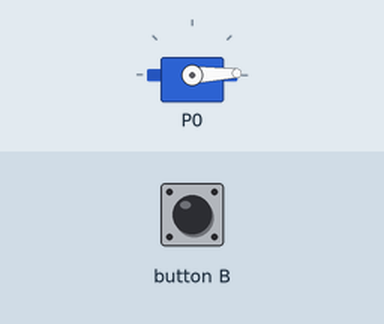
Recording of a program running on a simulated BBC micro:bit (MakeCode). On the bench: servo.

Above: at 0.05 s.
At 2.15 s:
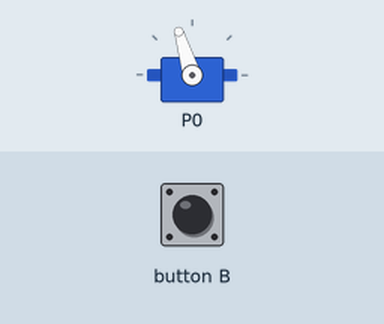
At 4.25 s:
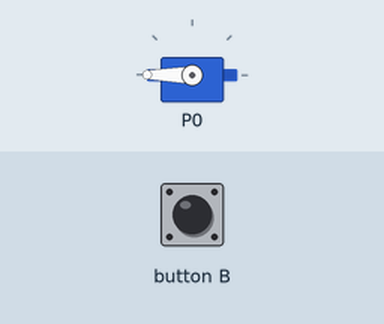
At 8.5 s:
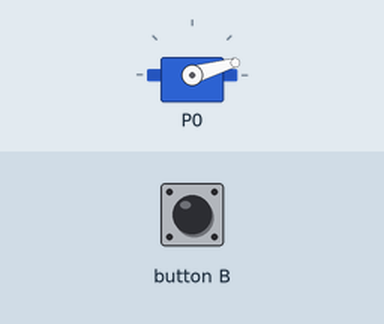
Timing chart, 0 to 11.5 s (numbered marks = the images above):
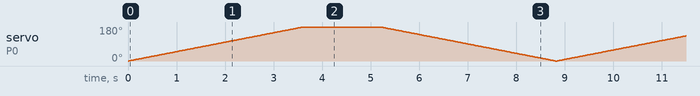

The program:

main.ts
```typescript
input.onButtonPressed(Button.B, function () {

})
pins.servoWritePin(AnalogPin.P0, 0)
let rotation = 0
basic.forever(function () {
    while (rotation < 220) {
        rotation = rotation + 1
        pins.servoWritePin(AnalogPin.P0, rotation)
        basic.pause(20)
    }
    while (rotation > 0) {
        rotation = rotation - 1
        pins.servoWritePin(AnalogPin.P0, rotation)
        basic.pause(20)
    }
})
```

test.ts
```typescript
// les tests vont ici ; cela ne sera pas compilé si ce paquet est utilisé en tant qu'extension.
```
